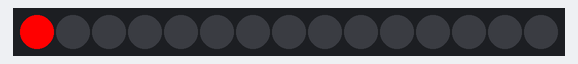
Recording of a program running on a simulated MicroPython board. Shown: 15 RGB LEDs in strip order, left to right.

Above: at 0.15 s.
At 4.57 s:
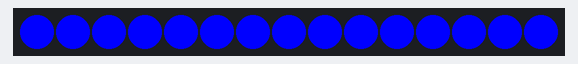
At 10.0 s:
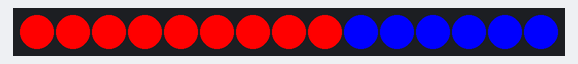
At 19.96 s:
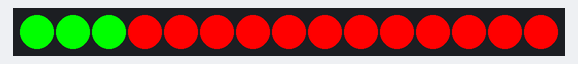
At 30.21 s:
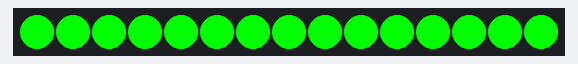
At 39.87 s:
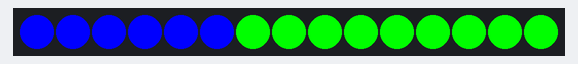

The program:

colorChaser.py
```python
import time
from machine import Pin
from neopixel import NeoPixel

strip = NeoPixel(Pin(28), 15)

red = 255,0,0
green = 0,255,0
blue = 0,0,255

colors = [red, green, blue]

while True:

    for j in colors:

        for i in range(15):

            strip[i] = (j)

            time.sleep(0.1)

            strip.write()
```
